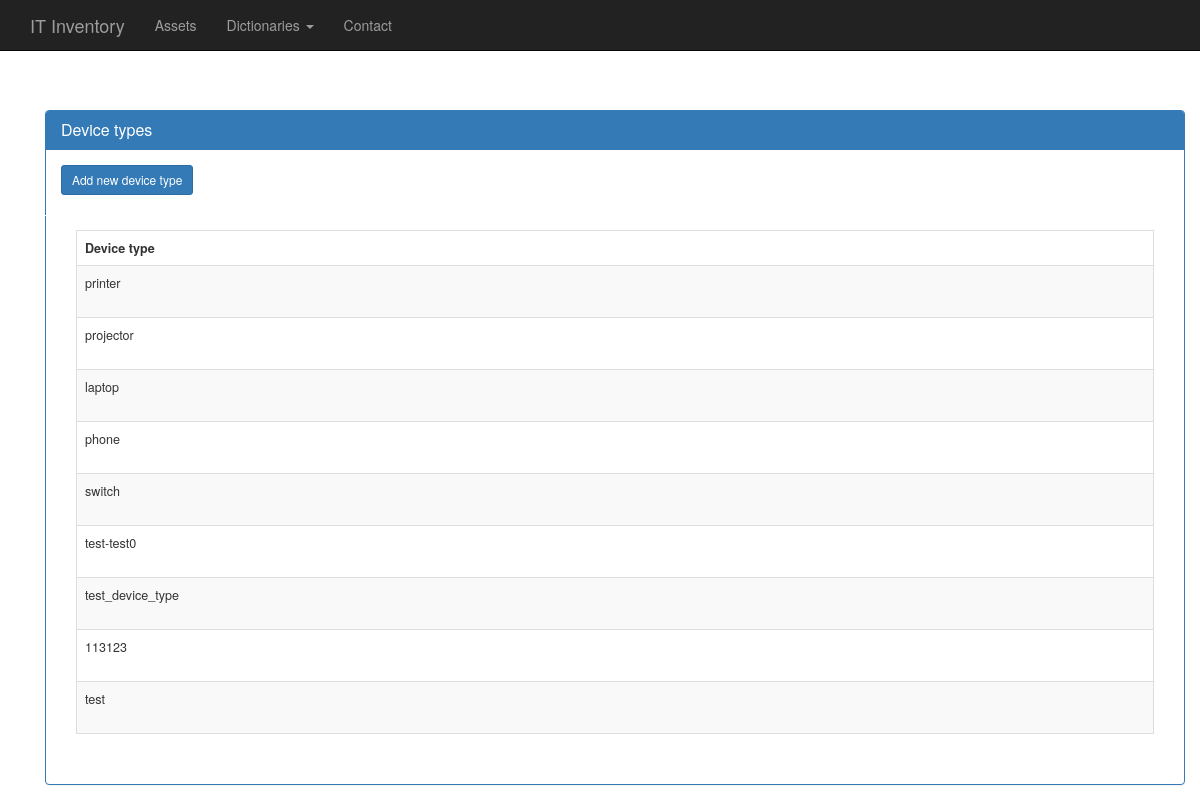
The page /dict_device_type on the database as committed earlier.
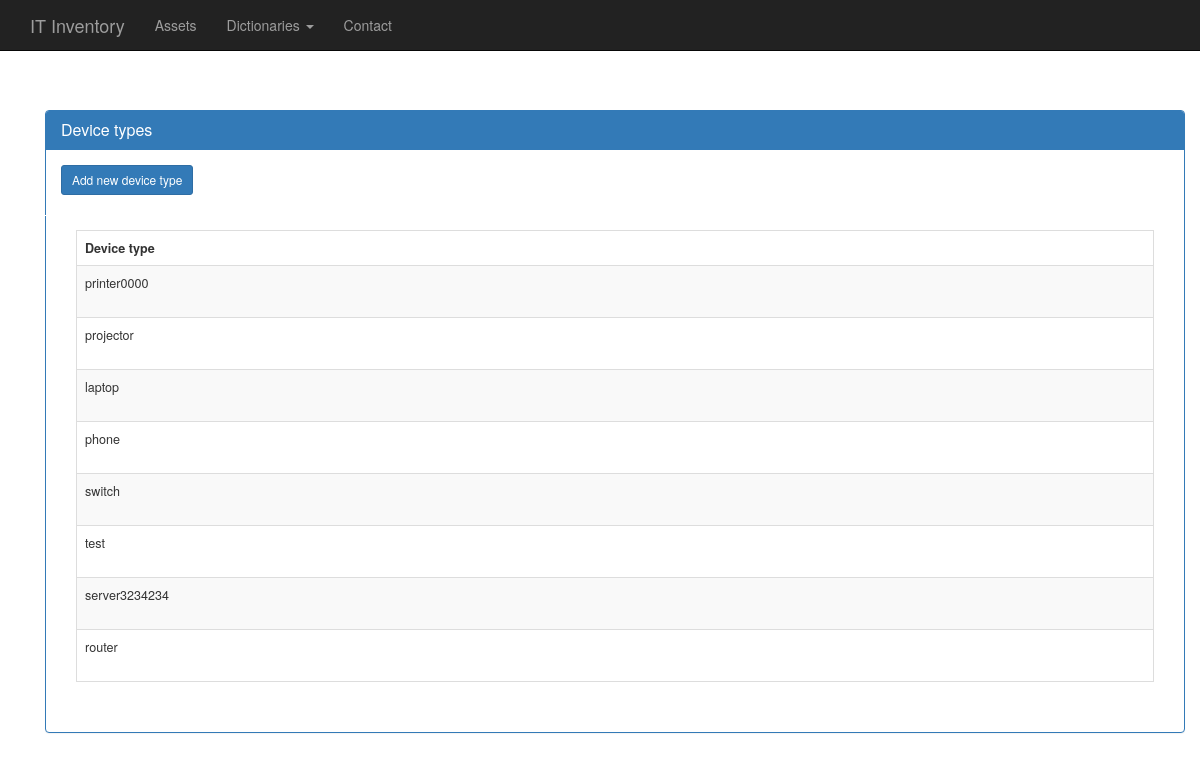
The same page on the database as committed later.
### basic/models.py (models this page shows, shortened)
class device_type (models.Model):
    type = models.CharField(max_length=30)

### basic/views.py (the view)
# urls.py: url(r'^dict_device_type', dict_device_type),
def dict_device_type(request):
    dict_device_type_all=device_type.objects.all()
    context = {"dict_device_type_all": dict_device_type_all}
    template = "dict_device_type.html"
    return render(request, template, context)

### basic/templates/dict_device_type.html (shortened to what this page needs)
{% load staticfiles %}
<!DOCTYPE html>
<html lang="en">
  <head>
    <link href="{% static 'css/bootstrap.min.css' %}" rel="stylesheet">
    <link href="{% static 'css/starter-template.css' %}" rel="stylesheet">
  </head>
  <body>
    <nav class="navbar navbar-inverse navbar-fixed-top">
      <div class="container">
        <div class="navbar-header">
          <a class="navbar-brand" href="/index">IT Inventory</a>
        </div>
        <div id="navbar" class="collapse navbar-collapse">
          <ul class="nav navbar-nav">
            <li><a href="assets">Assets</a></li>
            <li class="dropdown">
                <a href="#" class="dropdown-toggle" data-toggle="dropdown" aria-expanded="false">Dictionaries <b class="caret"></b></a>
            </li>
            <li><a href="/contact">Contact</a></li>
          </ul>
        </div>
      </div>
    </nav>
    <div class="container body-content">
        <div class="container">
            <br />
            <br />
            <br />
            <div class="panel panel-primary">
                <div class="panel-heading">
                    <h2 class="panel-title">
                        Device types
                    </h2>
                </div>
                <div class="panel-body">
                    <div class="row-fluid">
<a class="btn btn-primary btn-sm" href="/new_dict_device_type" role="button">Add new device type</a>
        <br/>
        <br/>
<div style="border-top: 1px solid #fff !important;" class=" foo panel-body table-index table-hover">
    <table style="font-size: 90%" class=" panel-body table table-hover datagrid table-striped">
        <tr>
            <th class=" control-box-header" />
            <th class="my-td"> Device type </th>
        </tr>
        {% for i in dict_device_type_all%}
        <tr class=" for_shown">
            <td class="my-td td-border foo container body-content">
                {{i.type}}
            </td>
        </tr>
        {%endfor%}
    </table>
</div>
                    </div>
                </div>
            </div>
        </div>
    </div>
  </body>
</html>

Rows that differ between the two databases and show on the page:
removed device_type: type "test-test0"
removed device_type: type "test_device_type"
removed device_type: type "113123"
changed device_type: type "printer" → "printer0000"
added device_type: type "server3234234"
added device_type: type "router"
